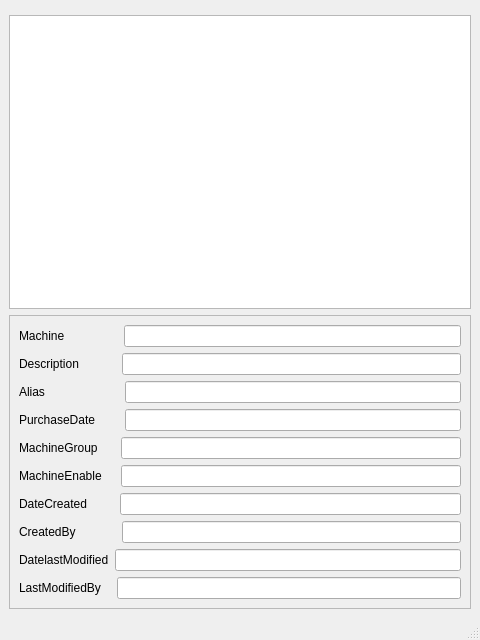
<?xml version="1.0" encoding="UTF-8"?>
<ui version="4.0">
 <class>Machine</class>
 <widget class="QMainWindow" name="Machine">
  <property name="geometry">
   <rect>
    <x>0</x>
    <y>0</y>
    <width>480</width>
    <height>640</height>
   </rect>
  </property>
  <property name="windowTitle">
   <string>MainWindow</string>
  </property>
  <widget class="QWidget" name="centralwidget">
   <layout class="QVBoxLayout" name="verticalLayout_3">
    <item>
     <layout class="QVBoxLayout" name="verticalLayout_2">
      <item>
       <widget class="QFrame" name="frame">
        <property name="frameShape">
         <enum>QFrame::StyledPanel</enum>
        </property>
        <property name="frameShadow">
         <enum>QFrame::Raised</enum>
        </property>
       </widget>
      </item>
      <item>
       <widget class="QTableWidget" name="tableWidget"/>
      </item>
      <item>
       <widget class="QFrame" name="frame_2">
        <property name="frameShape">
         <enum>QFrame::StyledPanel</enum>
        </property>
        <property name="frameShadow">
         <enum>QFrame::Raised</enum>
        </property>
        <layout class="QVBoxLayout" name="verticalLayout">
         <item>
          <layout class="QHBoxLayout" name="horizontalLayout">
           <item>
            <widget class="QLabel" name="label">
             <property name="text">
              <string>Machine                </string>
             </property>
            </widget>
           </item>
           <item>
            <widget class="QLineEdit" name="Machine_2"/>
           </item>
          </layout>
         </item>
         <item>
          <layout class="QHBoxLayout" name="horizontalLayout_2">
           <item>
            <widget class="QLabel" name="label_2">
             <property name="text">
              <string>Description           </string>
             </property>
            </widget>
           </item>
           <item>
            <widget class="QLineEdit" name="Description"/>
           </item>
          </layout>
         </item>
         <item>
          <layout class="QHBoxLayout" name="horizontalLayout_3">
           <item>
            <widget class="QLabel" name="label_3">
             <property name="text">
              <string>Alias                      </string>
             </property>
            </widget>
           </item>
           <item>
            <widget class="QLineEdit" name="Alias"/>
           </item>
          </layout>
         </item>
         <item>
          <layout class="QHBoxLayout" name="horizontalLayout_4">
           <item>
            <widget class="QLabel" name="label_4">
             <property name="text">
              <string>PurchaseDate       </string>
             </property>
            </widget>
           </item>
           <item>
            <widget class="QLineEdit" name="purchaseDate"/>
           </item>
          </layout>
         </item>
         <item>
          <layout class="QHBoxLayout" name="horizontalLayout_5">
           <item>
            <widget class="QLabel" name="label_5">
             <property name="text">
              <string>MachineGroup     </string>
             </property>
            </widget>
           </item>
           <item>
            <widget class="QLineEdit" name="MachineGroup"/>
           </item>
          </layout>
         </item>
         <item>
          <layout class="QHBoxLayout" name="horizontalLayout_6">
           <item>
            <widget class="QLabel" name="label_6">
             <property name="text">
              <string>MachineEnable    </string>
             </property>
            </widget>
           </item>
           <item>
            <widget class="QLineEdit" name="MachineEnable"/>
           </item>
          </layout>
         </item>
         <item>
          <layout class="QHBoxLayout" name="horizontalLayout_7">
           <item>
            <widget class="QLabel" name="label_7">
             <property name="text">
              <string>DateCreated        </string>
             </property>
            </widget>
           </item>
           <item>
            <widget class="QLineEdit" name="DateCreated"/>
           </item>
          </layout>
         </item>
         <item>
          <layout class="QHBoxLayout" name="horizontalLayout_8">
           <item>
            <widget class="QLabel" name="label_8">
             <property name="text">
              <string>CreatedBy            </string>
             </property>
            </widget>
           </item>
           <item>
            <widget class="QLineEdit" name="CreatedBy"/>
           </item>
          </layout>
         </item>
         <item>
          <layout class="QHBoxLayout" name="horizontalLayout_9">
           <item>
            <widget class="QLabel" name="label_9">
             <property name="text">
              <string>DatelastModified</string>
             </property>
            </widget>
           </item>
           <item>
            <widget class="QLineEdit" name="DatelastModified"/>
           </item>
          </layout>
         </item>
         <item>
          <layout class="QHBoxLayout" name="horizontalLayout_10">
           <item>
            <widget class="QLabel" name="label_10">
             <property name="text">
              <string>LastModifiedBy   </string>
             </property>
            </widget>
           </item>
           <item>
            <widget class="QLineEdit" name="LastModifiedBy"/>
           </item>
          </layout>
         </item>
        </layout>
       </widget>
      </item>
     </layout>
    </item>
   </layout>
  </widget>
  <widget class="QMenuBar" name="menubar">
   <property name="geometry">
    <rect>
     <x>0</x>
     <y>0</y>
     <width>480</width>
     <height>25</height>
    </rect>
   </property>
  </widget>
  <widget class="QStatusBar" name="statusbar"/>
 </widget>
 <resources/>
 <connections/>
</ui>
